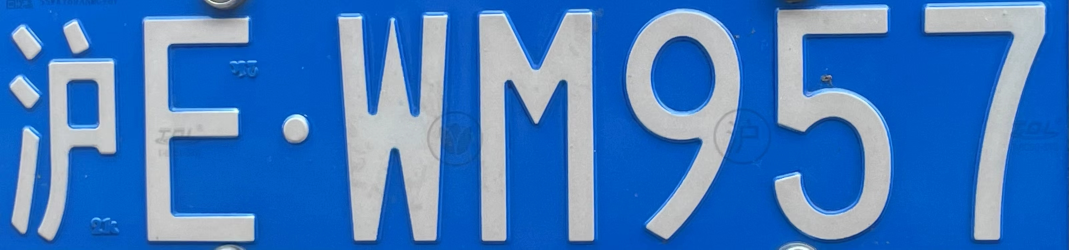
#> input picture images/easy/1.jpg, 3207 x 748 px, found by its file name (shown at 1/3 size); its folder holds 3 pictures in this run
$ python color_match_plate_detect2.py
#> lines starting #> are read from the running program, lines starting #| are printed output that depends on the picture; after the words box and inside, x2 and y2 are one past the last pixel; in counts of white or black regions, pixels touching at a corner belong together; long printed decimals are rounded
import cv2
import numpy as np
from enum import Enum
import os
# from getPlate import getPlate4SpecificLevel, getPlate4AllLevels

Color = Enum('Color', ('BLUE', "GREEN"))
lower_blue = np.array([100, 150, 60])  # 深蓝色
upper_blue = np.array([120, 255, 255])
lower_green = np.array([50, 40, 100])  # 真：131, 37%, 76%
upper_green = np.array([90, 100, 255])  # 假


# detect the place in the image
class ColorMatchPlateDetect(object):
    def __init__(self, img_, out_dir_, out_fpre_):
        self.img = img_
        self.out_dir = out_dir_
        self.out_fpre = out_fpre_
        self.imgSize = (640, 200)
        self.hsvLB = np.array([0, 0, 0])
        self.hsvUB = np.array([0, 0, 0])
        self.error = 0.5  # 车牌偏差量
        self.aspect = 3.2  # 车牌标准宽高比
        self.areaDpi = 1000
        self.areaMin = 50
        self.areaMax = 1000
        self.colorType = Color.BLUE
        self.mask = 0
        self.mask_b_roi = 0
        self.mask_g_roi = 0
        self.roi = []
        self.wh = (0, 0)

    # 颜色定位，在色彩空间中处理，使用H分量的蓝色和黄色匹配
    def RGB2HSV(self, img):
        """Convert the image from RGB to HSV

        Args:
            img (ndarray): the image to be converted

        Returns:
            ndarray: hsv image after gaussian blur
        """
        # 1. convert the image to HSV
        hsv = cv2.cvtColor(img, cv2.COLOR_BGR2HSV)
        # print(type(hsv))
        # 2. split the image into 3 channels
        h, s, v = cv2.split(hsv)
        # 3. equalize the value channel
        v = cv2.equalizeHist(v)
        # 4. merge the 3 channels
        hsv = cv2.merge([h, s, v])
        hsv_blur = cv2.GaussianBlur(hsv, (7, 7), 0)
        return hsv_blur

    def preProcess(self, img, y_size, x_size, mode=1):
        """Preprocess the image (erode and dilate)

        Returns:
            ndarray: the preprocessed image
        """
        kernel_y = cv2.getStructuringElement(cv2.MORPH_RECT, y_size)
        kernel_x = cv2.getStructuringElement(cv2.MORPH_RECT, x_size)
        if mode:
            eroded1 = cv2.erode(img, kernel_x)
            dilated1 = cv2.dilate(eroded1, kernel_y)
            eroded2 = cv2.erode(dilated1, kernel_y)
            dilated2 = cv2.dilate(eroded2, kernel_x)
            return dilated2
        else:
            dilated1 = cv2.dilate(img, kernel_y)
            erode1 = cv2.erode(dilated1, kernel_x)
            dilated2 = cv2.dilate(erode1, kernel_x)
            erode2 = cv2.erode(dilated2, kernel_y)
            return erode2

    def getHsvUnderMask(self, img):
        """Get the hsv image under the mask

        Args:
            img (ndarray): the image to be processed

        Returns:
            ndarrat: the hsv image under the mask
        """
        hsv = self.RGB2HSV(img)
        self.mask_b_roi = cv2.inRange(hsv, lower_blue, upper_blue)
        self.mask_g_roi = cv2.inRange(hsv, lower_green, upper_green)
        self.mask = self.mask_b_roi + self.mask_g_roi
        # 只有在掩模图像中对应位置的像素点为 1 时，HSV 彩色图像对应位置的像素点才会保留下来，否则就会被掩盖
        hsv_mask = cv2.bitwise_and(hsv, hsv, mask=self.mask)
        return hsv_mask

    def getCandidatePlates(self, img):
        """Get the candidate plates

        Args:
            img (ndarray): the image to be processed

        Returns:
            ndarray: roi image of the plates
            ndarray: roi image of the plates under the mask
        """
        contours, _ = cv2.findContours(img, cv2.RETR_EXTERNAL,
                                       cv2.CHAIN_APPROX_SIMPLE)
        for contour in contours:
            minRect = cv2.minAreaRect(contour)  # 返回最小外接矩形
            _, wh, _ = minRect
            scale = 1.4  # 扩大
            minRect_ = (minRect[0], (minRect[1][0] * scale,
                                     minRect[1][1] * scale), minRect[2])
            box = cv2.boxPoints(minRect_)  # 获取旋转矩形的四个顶点坐标
            box = np.int0(box)
            y1, y2, x1, x2 = min(box[:,
                                     1]), max(box[:,
                                                  1]), min(box[:,
                                                               0]), max(box[:,
                                                                            0])
            roi = [y1, y2, x1, x2]
            if self.isPlate(roi, wh):
                self.roi = roi
                self.wh = wh
                img_plate_roi = self.img[y1:y2, x1:x2]
                img_plate_mask_roi = self.mask[y1:y2, x1:x2]
                self.mask_b_roi = self.mask_b_roi[y1:y2, x1:x2]
                self.mask_g_roi = self.mask_g_roi[y1:y2, x1:x2]
                return img_plate_roi, img_plate_mask_roi

    def isPlate(self, roi, wh):
        """Judge whether the rectangle is a plate

        Args:
            roi (ndarray): region of interest(plate)
            wh (tuple): the width and height of the plate

        Returns:
            bool: whether the rectangle is a plate
        """
        y1, y2, x1, x2 = roi
        w, h = wh
        min_area = self.areaDpi * self.areaMin  # 面积最小值
        max_area = self.areaDpi * self.areaMax  # 面积最大值

        ratio_min = self.aspect * (1 - self.error)  # 宽高比最小值
        ratio_max = self.aspect * (1 + self.error)  # 宽高比最大值

        area = h * w  # height * width

        if area == 0:
            return False

        whRatio = w / h  # 宽高比

        if whRatio < 1:
            whRatio = 1 / whRatio

        rate = np.sum(self.mask[y1:y2, x1:x2] == 255) / area
        # 被舍弃的矩形框
        if (area < min_area
                or area > max_area) or (whRatio < ratio_min
                                        or whRatio > ratio_max) or rate < 0.4:
            print(rate, area)
            return False
        else:
            print("rate:", rate)
            return True

    def colorMatch(self):
        """Determine the color of the plate by the probability of the three templates
        """
        area = self.mask_b_roi.shape[0] * self.mask_b_roi.shape[1]
        r_b = np.sum(self.mask_b_roi == 255) / area
        r_g = np.sum(self.mask_g_roi == 255) / area
        print(f"blue rate is {r_b}, green rate is {r_g}")
        self.colorType = [Color.BLUE, Color.GREEN][np.argmax([r_b, r_g])]

    def getSrcAndDstPts(self, img_roi, mask_roi, offset):
        """Get the source points and destination points for perspective transform

        Args:
            img_roi (ndarray): roi image of the plates
            mask_roi (ndarray): roi image of the plates under the mask
            offset (int): the offset of the line

        Returns:
            ndarray: source points
            ndarray: destination points
        """
        h, w = img_roi.shape[:2]
        h1, w1 = h // 2, w // 12
        mask_up = mask_roi[:h1, 5 * w1:7 * w1]
        mask_down = mask_roi[h1:, 5 * w1:7 * w1]

        # print(mask_up.shape)

        def findLine(mask, ob):
            """find the upper and lower boundary of the mask

            Args:
                mask (ndarray): the roi mask
                ob (string): determine which to be processed, the upper or lower boundary

            Returns:
                tuple: point of the line
                int: the slope of the line
            """
            contours, _ = cv2.findContours(mask, cv2.RETR_EXTERNAL,
                                           cv2.CHAIN_APPROX_SIMPLE)

            def deleteCorner(contours):
                """Filter out corner points

                Args:
                    contours (ndarray): contours of the outline of the mask

                Returns:
                    ndarray: contours of the outline of the mask without corner points
                """
                h_, w_ = mask.shape[:2]
                contour = contours[0]
                right_top, right_bottom, left_top, left_bottom = np.array([
                    w_ - 1, 0
                ]), np.array([w_ - 1,
                              h_ - 1]), np.array([0, 0]), np.array([0, h_ - 1])
                delete_idx = np.array([False] * len(contour))
                for i, point in enumerate(contour):
                    point = point[0]

                    def isCorner():
                        """Determine whether the point is a corner point

                        Returns:
                            bool: whether the point is a corner point
                        """
                        return (ob == "down" and
                                (np.array_equal(point, right_top)
                                 or np.array_equal(point, left_top))) or (
                                     ob == "up" and
                                     (np.array_equal(point, right_bottom)
                                      or np.array_equal(point, left_bottom)))

                    if isCorner():
                        delete_idx[i] = True
                contour = np.delete(contour, np.where(delete_idx), axis=0)
                # for point in contour:
                #     cv2.circle(mask, tuple(point[0]), 3, 0, 2)
                return contour

            contour = deleteCorner(contours)
            vx, vy, x, y = cv2.fitLine(contour, cv2.DIST_L2, 0, 0.01, 0.01)
            k = vy / vx
            if ob == "up":
                x1, y1 = int(x - 1000) + 5 * w1, int(y - 1000 * k)
                x2, y2 = int(x + 1000) + 5 * w1, int(y + 1000 * k)
            else:
                x1, y1 = int(x - 1000) + 5 * w1, int(y - 1000 * k) + h1
                x2, y2 = int(x + 1000) + 5 * w1, int(y + 1000 * k) + h1
            # cv2.line(img_roi, (x1, y1), (x2, y2), (0, 0, 255), 2)
            # self.showImg(mask, "mask")
            pt = (0, int(y1 - k * x1))
            return pt, k

        pt2, k2 = findLine(mask_down, "down")
        if self.colorType == Color.BLUE:
            pt1, k1 = findLine(mask_up, "up")
        else:
            k1 = k2
            pt1 = (0, pt2[1] - self.wh[1] * 1.15)
            x1, y1 = int(pt1[0]), int(pt1[1])
            x2, y2 = x1 + 1000, y1 + int(1000 * k1)
            # print(x1, y1, x2, y2)
            # cv2.line(img_roi, (x1, y1), (x2, y2), (255, 0, 0), 2)

        # self.showImg(img_roi, 'img_roi')
        pt1 = (pt1[0], pt1[1] + offset)
        pt2 = (pt2[0], pt2[1] - offset)

        # print(pt1, pt2)

        def findPoint(pt, left, right, k):
            """Find the point on the line using binary search

            Args:
                pt (tuple): the point on the line
                left (int): the left boundary of the search range(x)
                right (int): the right boundary of the search range(x)
                k (float): the slope of the line
            """
            def get_y(x):
                """Get the y coordinate of the point on the line

                Args:
                    x (int): the x coordinate of the point on the line

                Returns:
                    int: the y coordinate of the point on the line
                """
                return int(k * (x - pt[0]) + pt[1])

            left_, _ = left, right
            while left + 1 < right:  # 区间不为空
                mid_x = int(left + (right - left) // 2)
                mid_y = get_y(mid_x)
                # print(mid_x, left, right)
                if mask_roi[mid_y,
                            mid_x] and mask_roi[get_y(mid_x + 4), mid_x +
                                                4] or mask_roi[get_y(mid_x -
                                                                     4),
                                                               mid_x - 4]:
                    if left_ == -1:
                        right = mid_x  # 范围缩小到 (mid, right)
                    else:
                        left = mid_x
                else:
                    if left_ == -1:
                        left = mid_x  # 范围缩小到 (left, mid)
                    else:
                        right = mid_x
            idx_y = get_y(left)
            # print("\n")
            return (left, idx_y)

        p3 = findPoint(pt2, -1, w // 3, k2)
        p4 = findPoint(pt2, 2 * w // 3, w, k2)
        if self.colorType == Color.BLUE:
            p1 = findPoint(pt1, -1, w // 3, k1)
            p2 = findPoint(pt1, 2 * w // 3, w, k1)
        else:
            p1 = (p3[0], int(p3[1] - self.wh[1] * 1.15) + offset)
            p2 = (p4[0], int(p4[1] - self.wh[1] * 1.15) + offset)

        src_pts = np.float32([p1, p2, p3, p4])
        dst_pts = np.float32([[0, 0], [w, 0], [0, h], [w, h]])
        # [6 lines of commented-out code are left out]
        return src_pts, dst_pts

    def perspectiveTrans(self, img_plate_roi, mask_roi):
        """Perspective transform

        Args:
            img_plate_roi (np.ndarray): the image of the plate
            mask_roi (np.ndarray): the mask of the plate
        """
        # 得到透视变换的源点和目标点
        src_pts, dst_pts = self.getSrcAndDstPts(img_plate_roi,
                                                mask_roi,
                                                offset=20)
        # 计算透视变换矩阵
        M = cv2.getPerspectiveTransform(src_pts, dst_pts)
        h, w = img_plate_roi.shape[:2]
        img_warp = cv2.warpPerspective(img_plate_roi, M, (w, h))
        # self.showImg(img_warp, "img_warp", (640, 200))
        self.saveImg(img_warp,
                     self.out_fpre + f"{self.colorType}_warp.jpg",
                     size=(640, 200))

    def plateLocate(self):
        """Locate the plate in the image
        """
        hsv_mask = self.getHsvUnderMask(self.img)
        hsv_mask_gray = cv2.cvtColor(hsv_mask, cv2.COLOR_BGR2GRAY)
        self.saveImg(hsv_mask_gray, self.out_fpre + "hsv_mask_gray.jpg")
        # 腐蚀和膨胀
        img_preprocessed1 = self.preProcess(hsv_mask_gray, (50, 1), (1, 15), 1)
        img_preprocessed2 = self.preProcess(img_preprocessed1, (50, 1),
                                            (1, 15), 0)
        img_preprocessed = cv2.bitwise_and(img_preprocessed1,
                                           img_preprocessed2)
        self.saveImg(img_preprocessed, self.out_fpre + "preprocessed.jpg")
        img_plate_roi, img_mask_roi = self.getCandidatePlates(img_preprocessed)
        self.saveImg(img_plate_roi, self.out_fpre + "plate_roi.jpg")
        self.saveImg(img_mask_roi, self.out_fpre + "mask_roi.jpg")
        self.colorMatch()
        mask_roi = self.preProcess(img_mask_roi, (135, 1), (1, 30), mode=1)
        self.saveImg(mask_roi, self.out_fpre + "mask_roi_processed.jpg")
        # src_pts, dst_pts = self.getSrcAndDstPts(img_plate_roi, mask_roi)
        self.perspectiveTrans(img_plate_roi, mask_roi)

    # [7 lines left out: function showImg, not called in this run]

    def saveImg(self, img, filename, size=(800, 600)):
        """Save the image
        """
        img_ = cv2.resize(img, size, interpolation=cv2.INTER_CUBIC)
        path = os.path.join(self.out_dir, filename)
        cv2.imwrite(path, img_)


def getPlate4Onelevel(level, number):
    """Get the plate for one level

    Args:
        level (string): the difficulty
        number (string): the number of the plate
    """
    in_filename = "images/" + level + "/" + number + ".jpg"
    img = cv2.imread(in_filename)
    out_dir = "images_res/" + level + "/plate_detect"
    out_fpre = number + "_"
    os.makedirs(out_dir, exist_ok=True)
    cv2.resize(img, (800, 600), interpolation=cv2.INTER_CUBIC)
    pd = ColorMatchPlateDetect(img, out_dir, out_fpre)
    if level == "easy":
        pd.getHsvUnderMask(pd.img)
        pd.colorMatch()
        filename = out_fpre + f"{pd.colorType}_warp.jpg"
        pd.saveImg(pd.img, filename, size=(640, 200))
    else:
        pd.plateLocate()


def getPlate4AllLevels():
    """Get the plate for all levels
    """
    levels = ["easy", "medium", "difficult"]
    numbers = [1, 2, 3]
    for level in levels:
        for number in numbers:
            getPlate4Onelevel(level, str(number))
#> in getPlate4Onelevel, img is the input picture: shape (748, 3207, 3); mean B, G, R 191.4, 121.1, 63.5
#> in RGB2HSV, `h, s, v = cv2.split(hsv)`:
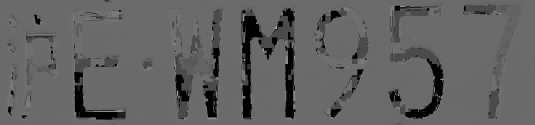
#> h: shape (748, 3207) (shown at 1/6 size); min 0, max 177, mean 97.8
#> in RGB2HSV, `h, s, v = cv2.split(hsv)`:
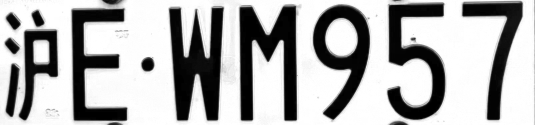
#> s: shape (748, 3207) (shown at 1/6 size); min 0, max 255, mean 172.6
#> in RGB2HSV, `h, s, v = cv2.split(hsv)`:
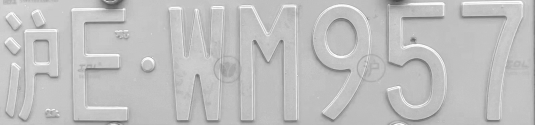
#> v: shape (748, 3207) (shown at 1/6 size); min 55, max 255, mean 191.5
#> in RGB2HSV, `v = cv2.equalizeHist(v)`:
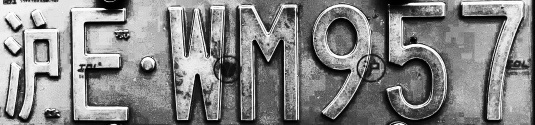
#> v: shape (748, 3207) (shown at 1/6 size); min 0, max 255, mean 132.3
#> in getHsvUnderMask, `self.mask_b_roi = cv2.inRange(hsv, lower_blue, upper_blue)`:
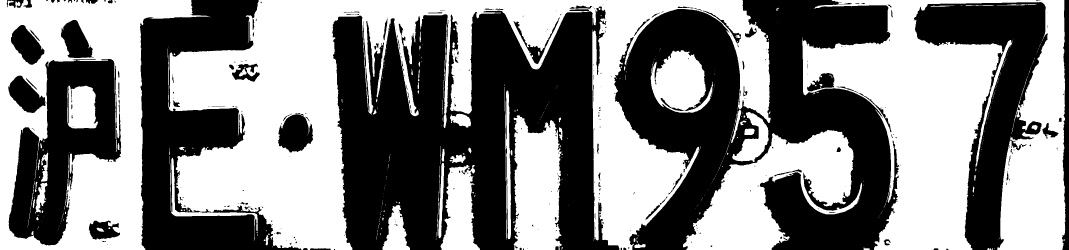
#> self.mask_b_roi: shape (748, 3207) (shown at 1/3 size); 51.4% white; 325 black regions (206 under 20 px), largest, box (x1, y1, x2, y2) and area: (997, 19, 1858, 748) 398662, (1842, 0, 2697, 748) 341259, (420, 0, 904, 748) 153888
#> in getHsvUnderMask, `self.mask_g_roi = cv2.inRange(hsv, lower_green, upper_green)`:
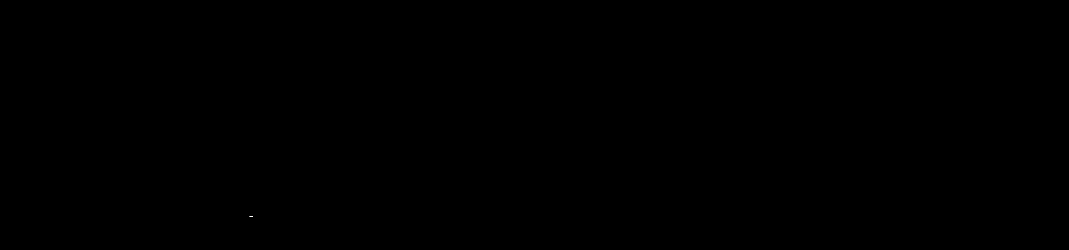
#> self.mask_g_roi: shape (748, 3207) (shown at 1/3 size); 0% white in thin lines or dots, all inside (x1, y1, x2, y2) = (748, 650, 759, 651)
#> in colorMatch, `r_b = np.sum(self.mask_b_roi == 255) / area`: r_b = 0.514
#> in colorMatch, `r_g = np.sum(self.mask_g_roi == 255) / area`: r_g = 4.59e-06
#| blue rate is 0.5141, green rate is 4.585557328637723e-06
#> in getPlate4Onelevel, `filename = out_fpre + f"{pd.colorType}_warp.jpg"`: filename = '1_Color.BLUE_warp.jpg'
#> in saveImg, `img_ = cv2.resize(img, size, interpolation=cv2.INTER_CUBIC)`:
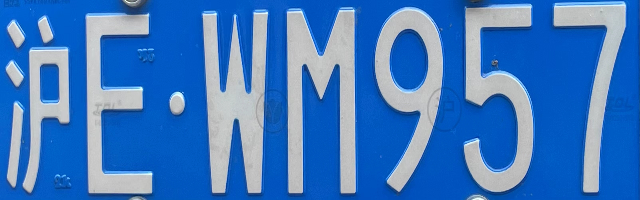
#> img_: shape (200, 640, 3); mean B, G, R 191.4, 121.1, 63.5


# [9 lines left out: function getPlate4SpecificLevel, not called in this run]


if __name__ == "__main__":
#> (the run stopped early here; a loop or call above may not have finished)
